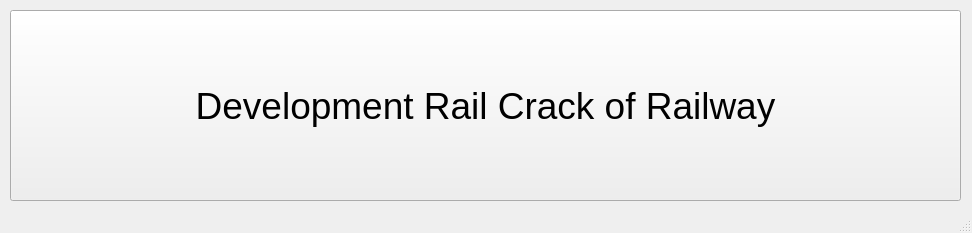
<?xml version="1.0" encoding="UTF-8"?>
<ui version="4.0">
 <class>MainWindow</class>
 <widget class="QMainWindow" name="MainWindow">
  <property name="geometry">
   <rect>
    <x>0</x>
    <y>0</y>
    <width>972</width>
    <height>233</height>
   </rect>
  </property>
  <property name="windowTitle">
   <string>Development Rail Crack of Railway</string>
  </property>
  <widget class="QWidget" name="centralwidget">
   <widget class="QPushButton" name="pushButton">
    <property name="geometry">
     <rect>
      <x>10</x>
      <y>10</y>
      <width>951</width>
      <height>191</height>
     </rect>
    </property>
    <property name="font">
     <font>
      <pointsize>28</pointsize>
     </font>
    </property>
    <property name="text">
     <string>Development Rail Crack of Railway</string>
    </property>
   </widget>
  </widget>
  <widget class="QStatusBar" name="statusbar"/>
 </widget>
 <resources/>
 <connections/>
</ui>
